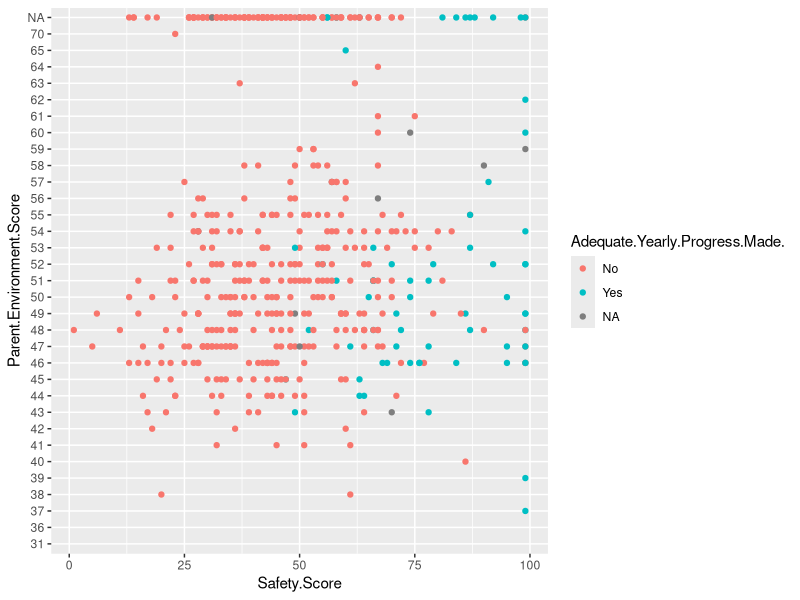
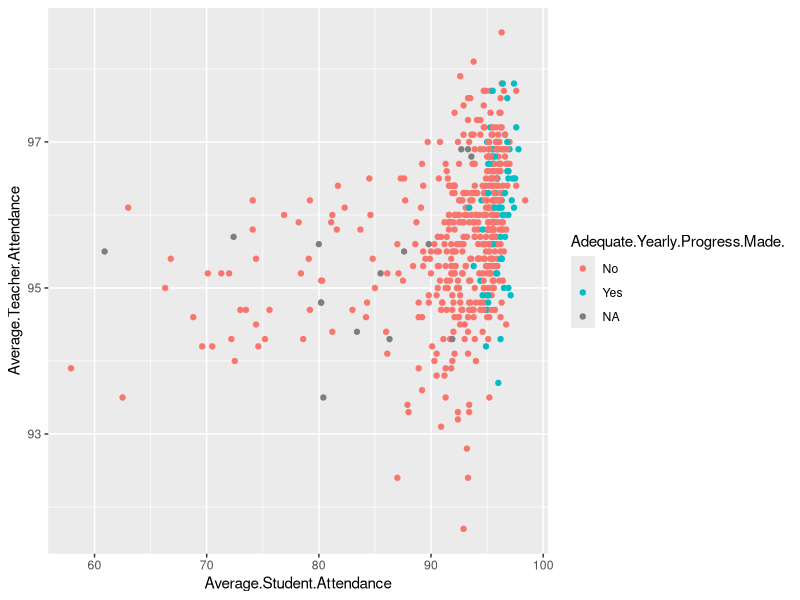

Write R code to recreate these figures, in order. (Note: this script raises an error after producing the figures.)
## ---- chunk 1
knitr::opts_chunk$set(echo = TRUE)
## ---- chunk 2
library(dplyr)
library(MASS)
library(ggplot2)
library(purrr)
## ---- chunk 3
#Uploading Dataset
CPS.data <- read.csv("Chicago_Public_Schools_-_Progress_Report_Cards__2011-2012_.csv")

#Cleaning Data
CPS.data$Link <- NULL
CPS.data$Phone.Number <- NULL
CPS.data$State <- NULL
CPS.data$Street.Address <- NULL
CPS.data$Location <- NULL
CPS.data$City <- NULL
## ---- chunk 4
#Removing NDA values from variables and changing the values to NA
for(i in names(CPS.data)) {
  for(j in 1:nrow(CPS.data)) {
    if(isTRUE(CPS.data[j,i] == "NDA")) { CPS.data[j, i] = NA}
  }
}

#View
head(CPS.data)
## ---- chunk 5
#Data that only describes the numeric variables
numeric.data <- CPS.data[, map_lgl(CPS.data, is.numeric)]
head(numeric.data)
## ---- chunk 6
# Erin's section
## ---- chunk 7
# Charles' section
## ---- chunk 8
# Norma's section
## ---- chunk 9
#Safety and Parents
ggplot(CPS.data) +
  geom_point(aes(x = Safety.Score, y = Parent.Environment.Score, col = Adequate.Yearly.Progress.Made.))

#Attendance
ggplot(filter(CPS.data, Average.Teacher.Attendance != 0)) +
  geom_point(aes(x = Average.Student.Attendance, y = Average.Teacher.Attendance, col = Adequate.Yearly.Progress.Made.))

#
## ---- chunk 10
#Correlation of all Variables
correlation.matrix <- cor(numeric.data, use = "complete.obs")
correlation.dataset <- as.data.frame(correlation.matrix)
most.correlation <- which(abs(correlation.matrix) < 1 & abs(correlation.matrix) > .75)

rows.list <- list()
columns.list <- list()
j <- 1
#For Loop for finding maximum correlations
for(i in most.correlation) {
  #Correlation
  row <- ceiling(i/23)
  column <- i%%23
  rows.list[[j]] <- rownames(correlation.dataset[row,])
  columns.list[[j]] <- names(correlation.dataset)[column]
  j = j+1
}

row.column.names = cbind(rows.list, columns.list)
row.column.names
## ---- chunk 11
#New Dataframe To hold Rows/ Columns
row.column.dataframe <- data.frame(
  row = NULL,
  column = NULL
)
#putting values in dataframe
for(i in 1:length(rows.list)) {
  newRow = data.frame(row = rows.list[[i]], column = columns.list[[i]])
  row.column.dataframe <- rbind(row.column.dataframe, newRow)
}

#Changing variable types to character
row.column.dataframe$row <- as.character(row.column.dataframe$row)
row.column.dataframe$column <- as.character(row.column.dataframe$column)

#Removing Duplicates
for (i in 1:nrow(row.column.dataframe))
{
    row.column.dataframe[i, ] = sort(row.column.dataframe[i, ])
}
row.column.dataframe <- row.column.dataframe[!duplicated(row.column.dataframe),]

#Viewing Dataframe of Variables with the most Correlation
row.column.dataframe
## ---- chunk 12
#For Loop For Creating Scatterplots of data with the Greatest Correlation
for(i in 1:nrow(row.column.dataframe)) {
  #Extract column and row variable
  row <- row.column.dataframe[i, 1]
  column <- row.column.dataframe[[i, 2]]
  #Plot
  print(ggplot(CPS.data) +
    geom_point(aes_string(x = row, y = column), color = "blue4") +
    geom_smooth(aes_string(x = row, y = column)) +
    theme_minimal() +
    ggtitle("Correlations"))
}
## ---- chunk 13
# Jason's section
